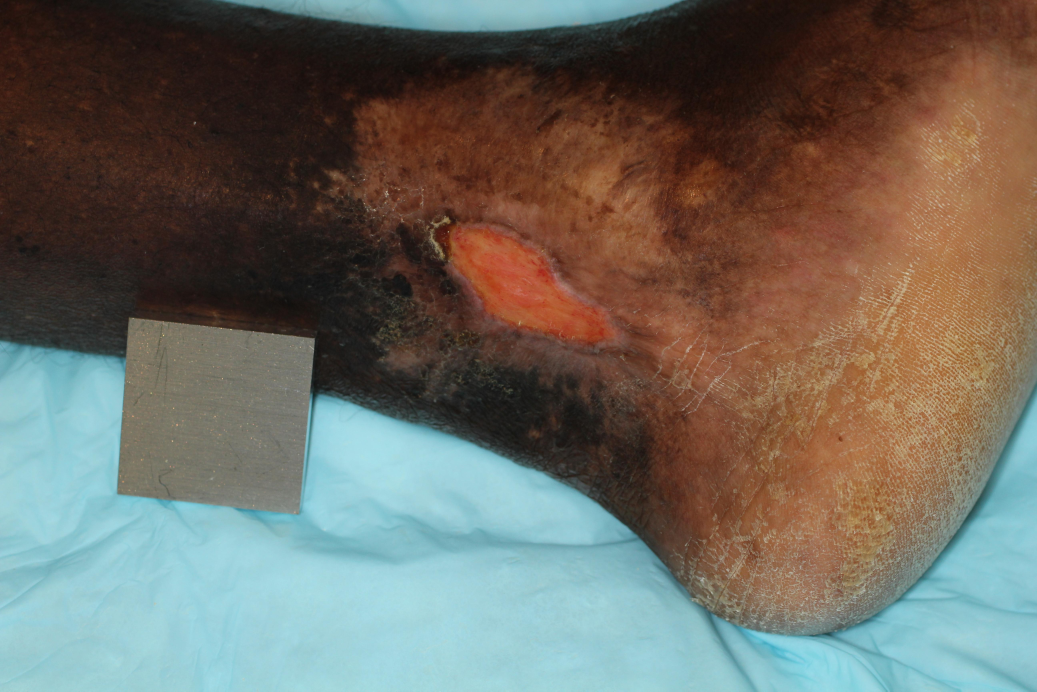
#> input picture wound_size_testdata/2.jpg, 5184 x 3456 px, found by its file name (shown at 1/5 size); the run also reads 1 picture not shown here
$ python HW5.py
#> lines starting #> are read from the running program, lines starting #| are printed output that depends on the picture
import cv2
import numpy as np

# Open the image files.
img1_color = cv2.imread(r"C:\Users\User\Downloads\wound_size_testdata\2.jpg") # Image to be aligned.
#> img1_color is the input picture: shape (3456, 5184, 3); mean B, G, R 96.5, 105.6, 109.1
img2_color = cv2.imread(r"C:\Users\User\Downloads\wound_size_testdata\3.jpg") # Reference image.
img1_color = cv2.resize(img1_color, (256, 256) )
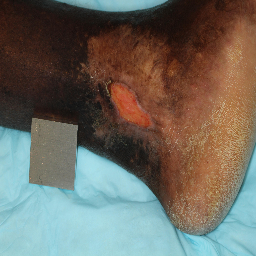
#> img1_color: shape (256, 256, 3); mean B, G, R 96.5, 105.5, 109.1
img2_color = cv2.resize(img2_color, (256, 256) )
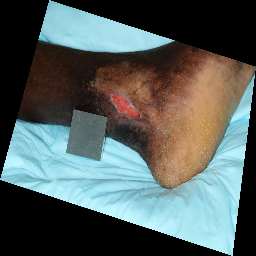
#> img2_color: shape (256, 256, 3); mean of channels 0, 1, 2 93.4, 95.2, 84.8; drawn as B, G, R
#cv2.imshow("123", img1_color)
#cv2.waitKey(0)

# Convert to grayscale.
img1 = cv2.cvtColor(img1_color, cv2.COLOR_BGR2GRAY)
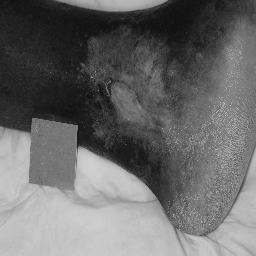
#> img1: shape (256, 256); min 14, max 209, mean 105.6
img2 = cv2.cvtColor(img2_color, cv2.COLOR_BGR2GRAY)
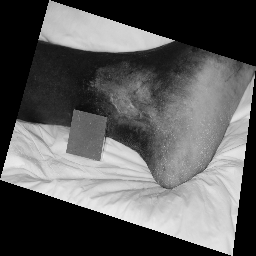
#> img2: shape (256, 256); min 0, max 235, mean 91.9
height, width = img2.shape
#> height = 256; width = 256

# Create ORB detector with 5000 features.
orb_detector = cv2.ORB_create(5000)

# Find keypoints and descriptors.
# The first arg is the image, second arg is the mask
# (which is not required in this case).
kp1, d1 = orb_detector.detectAndCompute(img1, None)
#> kp1 = 522 keypoints; strongest (x, y, size): (78, 143, 53.6), (80, 148, 37.2), (77, 146, 31), (80, 147, 31)
kp2, d2 = orb_detector.detectAndCompute(img2, None)
#> kp2 = 519 keypoints; strongest (x, y, size): (172, 40, 31), (39, 38, 31), (40, 37, 37.2), (172, 41, 37.2)

# Match features between the two images.
# We create a Brute Force matcher with
# Hamming distance as measurement mode.
matcher = cv2.BFMatcher(cv2.NORM_HAMMING, crossCheck = True)

# Match the two sets of descriptors.
matches = matcher.match(d1, d2)
#> matches = 126 matches
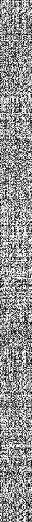
#> d1: shape (522, 32); min 0, max 255, mean 145.3
#print(type(matches))
matches = list(matches)


# Sort matches on the basis of their Hamming distance.
matches.sort(key = lambda x: x.distance)

# Take the top 90 % matches forward.
matches = matches[:int(len(matches)*0.9)]
#> matches = 113 matches
no_of_matches = len(matches)
#> no_of_matches = 113

# Define empty matrices of shape no_of_matches * 2.
p1 = np.zeros((no_of_matches, 2))
p2 = np.zeros((no_of_matches, 2))

for i in range(len(matches)):
    p1[i, :] = kp1[matches[i].queryIdx].pt
    p2[i, :] = kp2[matches[i].trainIdx].pt
#> this loop made 113 passes
#> after the loop, p1 = 113 pairs, first value 36 to 224, second value 37.2 to 221; p2 = 113 pairs, first value 39.6 to 223, second value 37.2 to 188

# Find the homography matrix.
homography, mask = cv2.findHomography(p1, p2, cv2.RANSAC)
#> homography = [[0.124, 0.579, 40.24], [-0.502, 1.13, 45.92], [-0.00346, 0.00369, 1]]; mask = 113 values, max 1 at index 0, min 0 at index 1, mean 0.186

# Use this matrix to transform the
# colored image wrt the reference image.
transformed_img = cv2.warpPerspective(img1_color,
					homography, (width, height))
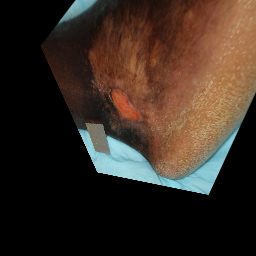
#> transformed_img: shape (256, 256, 3); mean B, G, R 34.2, 43.3, 56.4

# Save the output.
cv2.imwrite('output2+3.jpg', transformed_img)
